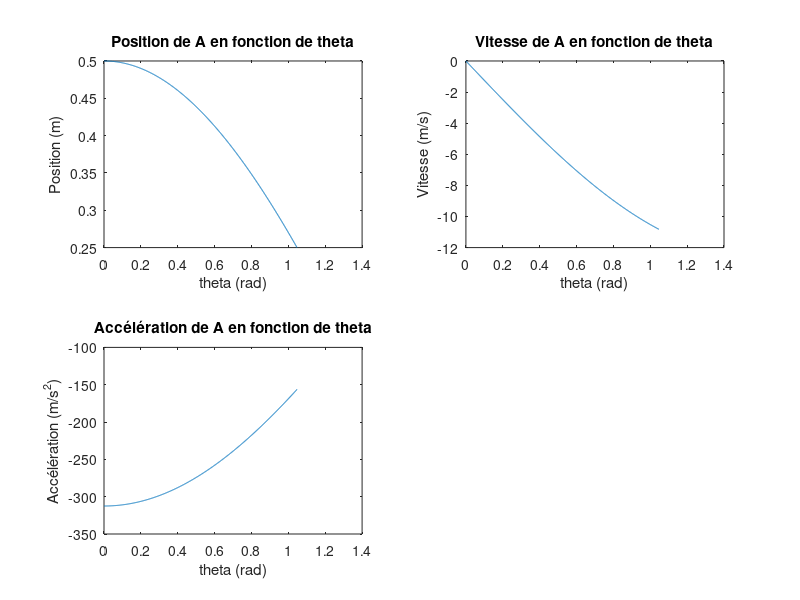

Reproduce this figure in MATLAB.
clc
clear all
close all

min_x = 0;
max_x = pi/3;
nb_points = 1024;
dt = (max_x - min_x)/nb_points;

theta = min_x:dt:max_x;

l = 0.25;
w_theta = 25;
alpha_theta = 0;

% Position
posx_a = 2*l*cos(theta);

subplot(2,2,1)
plot(theta, posx_a)
title('Position de A en fonction de theta')
xlabel('theta (rad)')
ylabel('Position (m)')
% Vitesse
Vx_a = -2*l*w_theta*sin(theta);

subplot(2,2,2)
plot(theta, Vx_a)
title('Vitesse de A en fonction de theta')
xlabel('theta (rad)')
ylabel('Vitesse (m/s)')

% Accélération
Ax_a = -2*l*(w_theta^2*cos(theta));

subplot(2,2,3)
plot(theta, Ax_a)
title('Accélération de A en fonction de theta')
xlabel('theta (rad)')
ylabel('Accélération (m/s^2)')